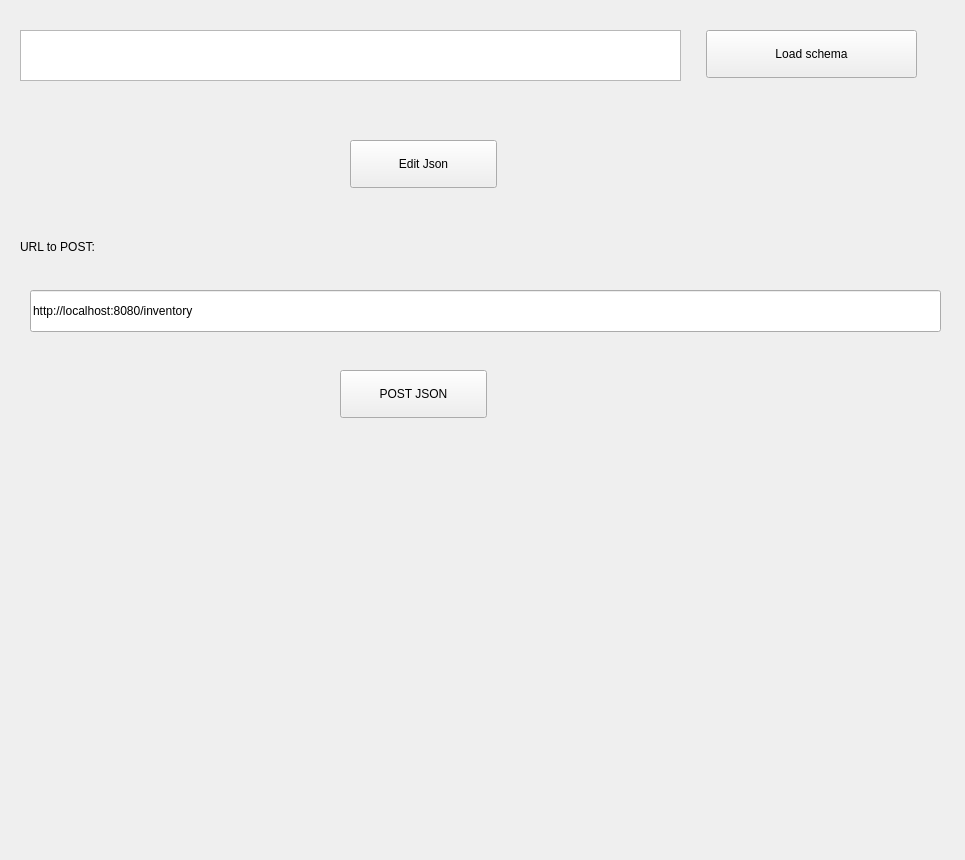
<?xml version="1.0" encoding="UTF-8"?>
<ui version="4.0">
 <class>MainWindow</class>
 <widget class="QMainWindow" name="MainWindow">
  <property name="geometry">
   <rect>
    <x>0</x>
    <y>0</y>
    <width>965</width>
    <height>860</height>
   </rect>
  </property>
  <property name="windowTitle">
   <string>MainWindow</string>
  </property>
  <widget class="QWidget" name="centralwidget">
   <widget class="QPushButton" name="selectSchema">
    <property name="geometry">
     <rect>
      <x>706</x>
      <y>30</y>
      <width>211</width>
      <height>48</height>
     </rect>
    </property>
    <property name="text">
     <string>Load schema</string>
    </property>
   </widget>
   <widget class="QPlainTextEdit" name="jsonschemafile">
    <property name="geometry">
     <rect>
      <x>20</x>
      <y>30</y>
      <width>661</width>
      <height>51</height>
     </rect>
    </property>
   </widget>
   <widget class="QPushButton" name="editJSON">
    <property name="geometry">
     <rect>
      <x>350</x>
      <y>140</y>
      <width>147</width>
      <height>48</height>
     </rect>
    </property>
    <property name="text">
     <string>Edit Json</string>
    </property>
   </widget>
   <widget class="QLabel" name="label">
    <property name="geometry">
     <rect>
      <x>20</x>
      <y>230</y>
      <width>361</width>
      <height>34</height>
     </rect>
    </property>
    <property name="text">
     <string>URL to POST:</string>
    </property>
   </widget>
   <widget class="QLineEdit" name="urlEdit">
    <property name="geometry">
     <rect>
      <x>30</x>
      <y>290</y>
      <width>911</width>
      <height>42</height>
     </rect>
    </property>
    <property name="text">
     <string>http://localhost:8080/inventory</string>
    </property>
   </widget>
   <widget class="QPushButton" name="postJSON">
    <property name="geometry">
     <rect>
      <x>340</x>
      <y>370</y>
      <width>147</width>
      <height>48</height>
     </rect>
    </property>
    <property name="text">
     <string>POST JSON</string>
    </property>
   </widget>
  </widget>
 </widget>
 <resources/>
 <connections/>
</ui>
